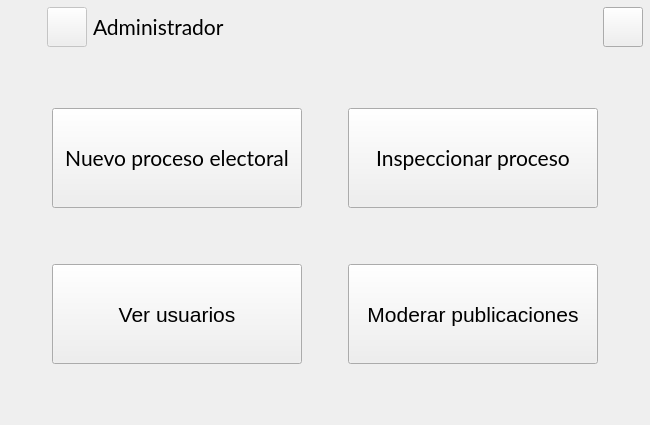
        <widget class="QWidget" name="MenuAdm">
         <layout class="QVBoxLayout" name="verticalLayout_7">
          <property name="leftMargin">
           <number>2</number>
          </property>
          <property name="topMargin">
           <number>2</number>
          </property>
          <property name="rightMargin">
           <number>2</number>
          </property>
          <item>
           <widget class="QWidget" name="barraAdm" native="true">
            <layout class="QHBoxLayout" name="horizontalLayout_7">
             <property name="leftMargin">
              <number>5</number>
             </property>
             <property name="topMargin">
              <number>5</number>
             </property>
             <property name="rightMargin">
              <number>5</number>
             </property>
             <property name="bottomMargin">
              <number>5</number>
             </property>
             <item>
              <spacer name="horizontalSpacer_33">
               <property name="orientation">
                <enum>Qt::Horizontal</enum>
               </property>
               <property name="sizeType">
                <enum>QSizePolicy::Fixed</enum>
               </property>
               <property name="sizeHint" stdset="0">
                <size>
                 <width>40</width>
                 <height>20</height>
                </size>
               </property>
              </spacer>
             </item>
             <item>
              <widget class="QPushButton" name="AdmIcono">
               <property name="enabled">
                <bool>false</bool>
               </property>
               <property name="minimumSize">
                <size>
                 <width>40</width>
                 <height>40</height>
                </size>
               </property>
               <property name="maximumSize">
                <size>
                 <width>50</width>
                 <height>50</height>
                </size>
               </property>
               <property name="text">
                <string/>
               </property>
              </widget>
             </item>
             <item>
              <widget class="QLabel" name="label_4">
               <property name="font">
                <font>
                 <family>Lato</family>
                 <pointsize>16</pointsize>
                </font>
               </property>
               <property name="text">
                <string>Administrador</string>
               </property>
              </widget>
             </item>
             <item>
              <spacer name="horizontalSpacer_11">
               <property name="orientation">
                <enum>Qt::Horizontal</enum>
               </property>
               <property name="sizeHint" stdset="0">
                <size>
                 <width>40</width>
                 <height>20</height>
                </size>
               </property>
              </spacer>
             </item>
             <item>
              <widget class="QPushButton" name="botonSalir">
               <property name="minimumSize">
                <size>
                 <width>40</width>
                 <height>40</height>
                </size>
               </property>
               <property name="maximumSize">
                <size>
                 <width>50</width>
                 <height>50</height>
                </size>
               </property>
               <property name="text">
                <string/>
               </property>
              </widget>
             </item>
            </layout>
           </widget>
          </item>
          <item>
           <spacer name="verticalSpacer_6">
            <property name="orientation">
             <enum>Qt::Vertical</enum>
            </property>
            <property name="sizeHint" stdset="0">
             <size>
              <width>20</width>
              <height>40</height>
             </size>
            </property>
           </spacer>
          </item>
          <item>
           <layout class="QVBoxLayout" name="verticalLayout_6">
            <property name="leftMargin">
             <number>5</number>
            </property>
            <property name="topMargin">
             <number>5</number>
            </property>
            <property name="rightMargin">
             <number>5</number>
            </property>
            <property name="bottomMargin">
             <number>5</number>
            </property>
            <item>
             <layout class="QHBoxLayout" name="horizontalLayout_6">
              <property name="leftMargin">
               <number>5</number>
              </property>
              <property name="topMargin">
               <number>5</number>
              </property>
              <property name="rightMargin">
               <number>5</number>
              </property>
              <property name="bottomMargin">
               <number>5</number>
              </property>
              <item>
               <spacer name="horizontalSpacer_12">
                <property name="orientation">
                 <enum>Qt::Horizontal</enum>
                </property>
                <property name="sizeHint" stdset="0">
                 <size>
                  <width>40</width>
                  <height>20</height>
                 </size>
                </property>
               </spacer>
              </item>
              <item>
               <widget class="QPushButton" name="botonNuevoProceso">
                <property name="minimumSize">
                 <size>
                  <width>250</width>
                  <height>100</height>
                 </size>
                </property>
                <property name="font">
                 <font>
                  <family>Lato</family>
                  <pointsize>16</pointsize>
                 </font>
                </property>
                <property name="text">
                 <string>Nuevo proceso electoral</string>
                </property>
               </widget>
              </item>
              <item>
               <spacer name="horizontalSpacer_14">
                <property name="orientation">
                 <enum>Qt::Horizontal</enum>
                </property>
                <property name="sizeHint" stdset="0">
                 <size>
                  <width>40</width>
                  <height>20</height>
                 </size>
                </property>
               </spacer>
              </item>
              <item>
               <widget class="QPushButton" name="botonInspeccionar">
                <property name="minimumSize">
                 <size>
                  <width>250</width>
                  <height>100</height>
                 </size>
                </property>
                <property name="font">
                 <font>
                  <family>Lato</family>
                  <pointsize>16</pointsize>
                 </font>
                </property>
                <property name="text">
                 <string>Inspeccionar proceso</string>
                </property>
               </widget>
              </item>
              <item>
               <spacer name="horizontalSpacer_13">
                <property name="orientation">
                 <enum>Qt::Horizontal</enum>
                </property>
                <property name="sizeHint" stdset="0">
                 <size>
                  <width>40</width>
                  <height>20</height>
                 </size>
                </property>
               </spacer>
              </item>
             </layout>
            </item>
            <item>
             <spacer name="verticalSpacer_7">
              <property name="orientation">
               <enum>Qt::Vertical</enum>
              </property>
              <property name="sizeHint" stdset="0">
               <size>
                <width>20</width>
                <height>40</height>
               </size>
              </property>
             </spacer>
            </item>
            <item>
             <layout class="QHBoxLayout" name="horizontalLayout_8">
              <property name="leftMargin">
               <number>5</number>
              </property>
              <property name="topMargin">
               <number>5</number>
              </property>
              <property name="rightMargin">
               <number>5</number>
              </property>
              <property name="bottomMargin">
               <number>5</number>
              </property>
              <item>
               <spacer name="horizontalSpacer_15">
                <property name="orientation">
                 <enum>Qt::Horizontal</enum>
                </property>
                <property name="sizeHint" stdset="0">
                 <size>
                  <width>40</width>
                  <height>20</height>
                 </size>
                </property>
               </spacer>
              </item>
              <item>
               <widget class="QPushButton" name="botonVerUsuarios">
                <property name="minimumSize">
                 <size>
                  <width>250</width>
                  <height>100</height>
                 </size>
                </property>
                <property name="font">
                 <font>
                  <pointsize>16</pointsize>
                 </font>
                </property>
                <property name="text">
                 <string>Ver usuarios</string>
                </property>
               </widget>
              </item>
              <item>
               <spacer name="horizontalSpacer_17">
                <property name="orientation">
                 <enum>Qt::Horizontal</enum>
                </property>
                <property name="sizeHint" stdset="0">
                 <size>
                  <width>40</width>
                  <height>20</height>
                 </size>
                </property>
               </spacer>
              </item>
              <item>
               <widget class="QPushButton" name="botonModerar">
                <property name="minimumSize">
                 <size>
                  <width>250</width>
                  <height>100</height>
                 </size>
                </property>
                <property name="font">
                 <font>
                  <pointsize>16</pointsize>
                 </font>
                </property>
                <property name="text">
                 <string>Moderar publicaciones</string>
                </property>
               </widget>
              </item>
              <item>
               <spacer name="horizontalSpacer_16">
                <property name="orientation">
                 <enum>Qt::Horizontal</enum>
                </property>
                <property name="sizeHint" stdset="0">
                 <size>
                  <width>40</width>
                  <height>20</height>
                 </size>
                </property>
               </spacer>
              </item>
             </layout>
            </item>
           </layout>
          </item>
          <item>
           <spacer name="verticalSpacer_5">
            <property name="orientation">
             <enum>Qt::Vertical</enum>
            </property>
            <property name="sizeHint" stdset="0">
             <size>
              <width>20</width>
              <height>40</height>
             </size>
            </property>
           </spacer>
          </item>
         </layout>
        </widget>
